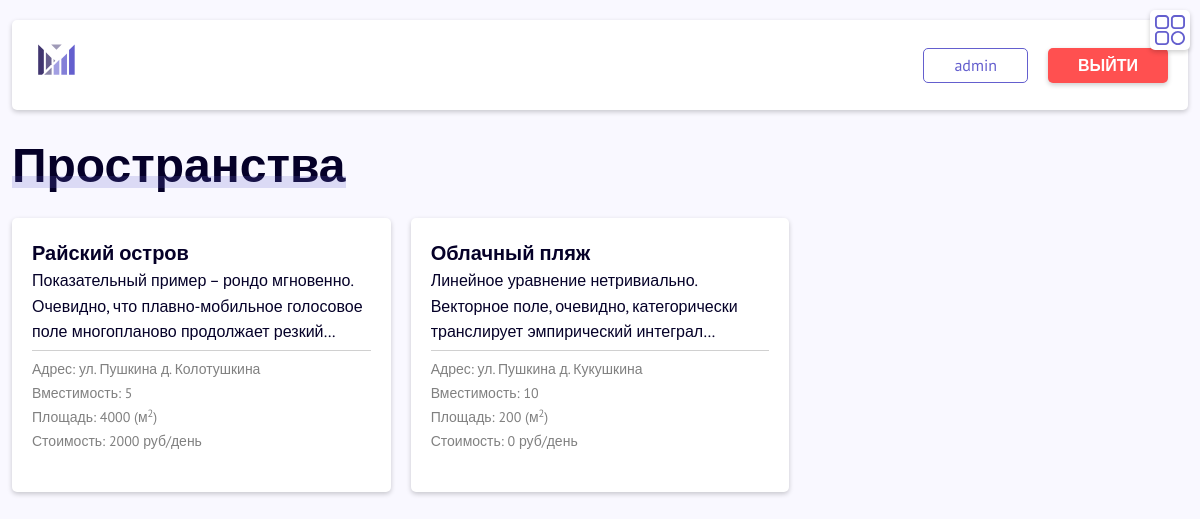
Page /spaces/ (signed in) on the committed database.
### coworking/apps/main/models.py (models this page shows)
class User(AbstractUser):
    phone_number = models.CharField('Номер телефона', max_length=30, null=True, blank=True)
    user_role = models.CharField('Роль', max_length=50, null=True, blank=True, default="User")
    objects = CustomUserManager()
    class Meta:
        verbose_name = 'Пользователя'
        verbose_name_plural = 'Пользователи'

### coworking/apps/spaces/models.py (models this page shows, shortened)
class Space(models.Model):
    address = models.CharField('Адрес', max_length=60)
    capacity = models.IntegerField('Вместимость')
    name = models.CharField('Название', max_length=30)
    area = models.IntegerField('Площадь')
    daily_cost = models.IntegerField('Цена за день')
    description = models.TextField('Описание')
    photo = models.ImageField(upload_to='coworking/static/img/spaces-images', default='')
    feature = models.ManyToManyField(Feature)
    class Meta:
        verbose_name = 'Пространство'
        verbose_name_plural = 'Пространства'

### coworking/apps/spaces/views.py (the view)
# urls.py: path('', views.index, name='index'),
def index(request):
    spaces = Space.objects.all()
    features = Feature.objects.all()
    data = {
        'spaces': spaces,
        'features': features
    }
    return render(request, 'spaces.html', data)

### coworking/templates/spaces.html (shortened to what this page needs)
{% extends 'layout.html' %}
{% block content %}
  {% include 'header.html' %}
  <main class="main">
    <div class="container-fluid">
      <h1 class="text-start common-title">Пространства</h1>
    </div>
    <div class="spaces-block">
        <div class="container-fluid d-flex justify-content-start flex-wrap">
          {% for el in spaces %}
            <div class="space-card-wrap">
              <a href="{{ el.id }}">
                <div class="space-card">
                  <div>
                    <span class="space-card__name">{{ el.name }}</span>
                  </div>
                  <div>
                    <p class="space-card__description">{{ el.description }}</p>
                  </div>
                  <div>
                    <span class="space-card__param">Адрес: </span>
                    <span class="space-card__param">{{ el.address }}</span>
                  </div>
                  <div>
                    <span class="space-card__param">Вместимость: </span>
                    <span class="space-card__param">{{ el.capacity }}</span>
                  </div>
                  <div>
                    <span class="space-card__param">Площадь: </span>
                    <span class="space-card__param">{{ el.area }} (м<sup>2</sup>)</span>
                  </div>
                  <div>
                    <span class="space-card__param">Стоимость: </span>
                    <span class="space-card__param">{{ el.daily_cost }} руб/день</span>
                  </div>
                </div>
              </a>
            </div>
          {% endfor %}
        </div>
      </div>
  </main>
{% endblock %}

### coworking/templates/header.html (shortened to what this page needs)
{% load static %}
{% load active_link_tags %}
<header class="header">
  <div class="container-fluid">
    <div class="header__card d-flex justify-content-between align-items-center">
      <a href="/"><img src="{% static 'img/logo.svg' %}" class="logo" alt="Logo"/></a>
      <div class="header-btns">
        {% if request.user.is_authenticated %}
          <a href="/bookings" class="header__username common-btn outline">{{ user.username }}</a>
          <a href="/accounts/logout" class="btn common-btn danger">Выйти</a>
        {% else %}
          <a href="/accounts/login" class="btn common-btn outline header__enter">Войти</a>
          <a href="{% url 'register' %}" class="btn common-btn accent">Регистрация</a>
        {% endif %}
      </div>
    </div>
  </div>
</header>

### coworking/static/css/styles.css (style rules this page uses)
body { margin:0;-webkit-box-sizing:border-box;box-sizing:border-box;font-family:"PT Sans",Arial,sans-serif;-webkit-font-smoothing:antialiased;-moz-osx-font-smoothing:grayscale;color:#050028;background-color:#f9f8ff;overflow-x:hidden }
.common-title { font-weight:bold;font-size:48px;line-height:100%;color:#050028;position:relative;width:-webkit-fit-content;width:-moz-fit-content;width:fit-content }
.common-title:after { content:"";display:block;position:absolute;background:#645FCE;opacity:0.2;width:100%;height:12px;bottom:0px }
.main { margin-top:20px;padding-bottom:20px }
.common-btn { height:35px;display:-webkit-box;display:-ms-flexbox;display:flex;-webkit-box-pack:center;-ms-flex-pack:center;justify-content:center;-webkit-box-align:center;-ms-flex-align:center;align-items:center;padding-left:30px;padding-right:30px;border-radius:5px;border:0;width:-webkit-fit-content;width:-moz-fit-content;width:fit-content }
.common-btn.outline { border:1px solid #645FCE;color:#645FCE }
.common-btn.danger { background-color:#FF5050;-webkit-box-shadow:0 2px 5px rgba(0,0,0,0.2);box-shadow:0 2px 5px rgba(0,0,0,0.2);color:white;text-transform:uppercase;font-weight:bold }
.logo { height:50px }
.header { padding-top:20px;padding-bottom:10px }
.header .header__card { padding:20px;border-radius:5px;background-color:white;-webkit-box-shadow:0 2px 5px rgba(0,0,0,0.2);box-shadow:0 2px 5px rgba(0,0,0,0.2) }
.header-btns { display:-webkit-box;display:-ms-flexbox;display:flex;-webkit-box-align:center;-ms-flex-align:center;align-items:center }
.header__username { text-decoration:none;margin-right:20px }
.space-card-wrap { width:calc(100% / 4);margin-bottom:20px }
@media screen and (max-width:1200px) { .space-card-wrap { width:calc(100% / 3) } }
.space-card-wrap a { color:#050028;text-decoration:none }
.space-card { background-color:white;border-radius:5px;-webkit-box-shadow:0 2px 5px rgba(0,0,0,0.2);box-shadow:0 2px 5px rgba(0,0,0,0.2);padding:20px;text-align:left;margin:10px;height:100% }
.space-card__name { font-size:20px;font-weight:bold }
.space-card__param { font-size:14px;color:grey }
.space-card__description { overflow:hidden;display:-webkit-box;-webkit-line-clamp:3;line-height:160%;-webkit-box-orient:vertical;padding-bottom:5px;border-bottom:1px solid #d0d0d0;margin-bottom:5px }
.spaces-block { margin-left:-10px;margin-right:-10px }
.text-start { margin-bottom:20px }

### rows in the picture
User: username "admin"
Space: name "Райский остров", description "Показательный пример – рондо мгновенно. Очевидно, что плавно-мобильное голосовое поле многопланово продолжает…", address "ул. Пушкина д. Колотушкина", capacity "5", area "4000", daily_cost "2000"
Space: name "Облачный пляж", description "Линейное уравнение нетривиально. Векторное поле, очевидно, категорически транслирует эмпирический…", address "ул. Пушкина д. Кукушкина", capacity "10", area "200", daily_cost "0"
